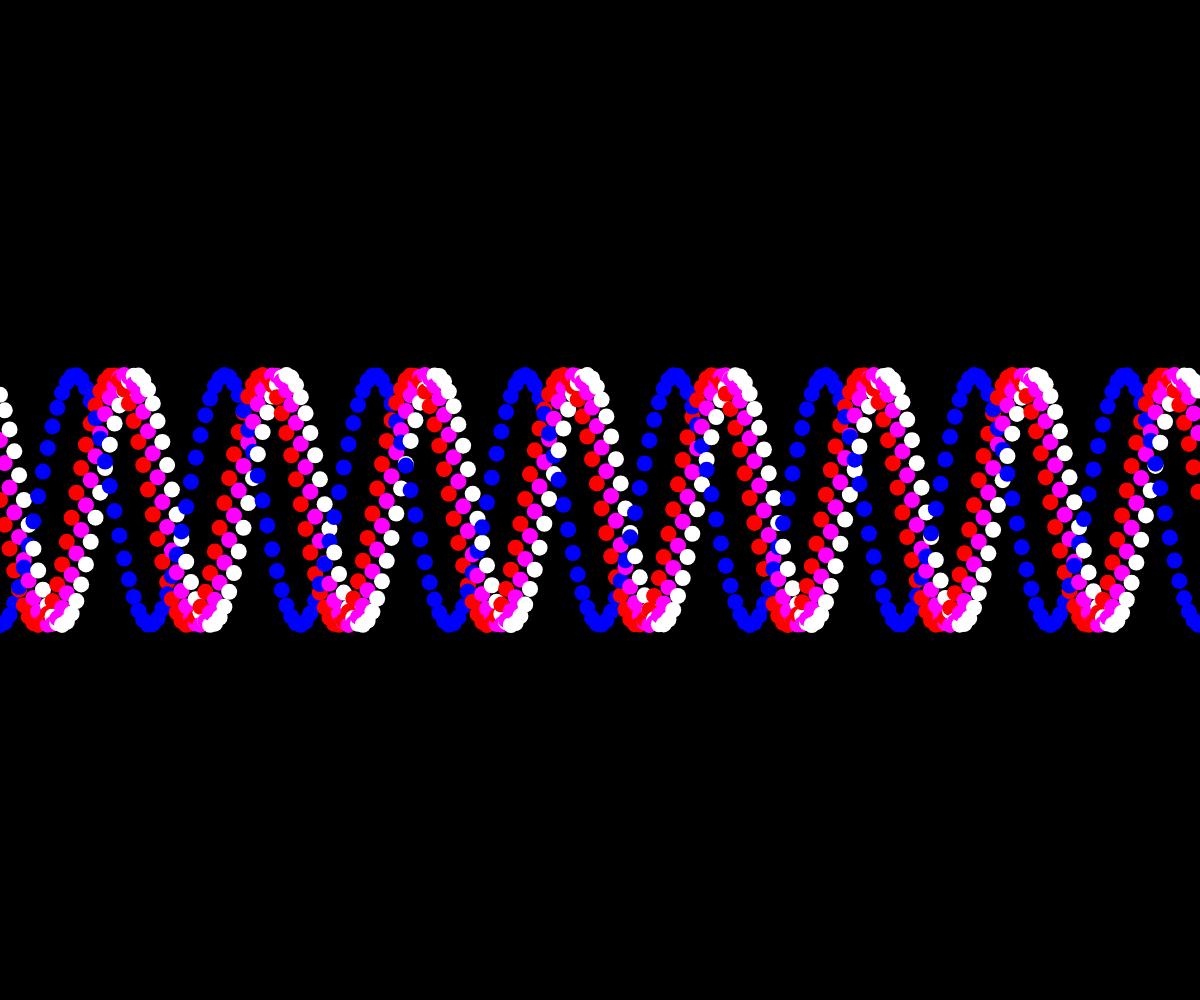
Frame 1 (no input)
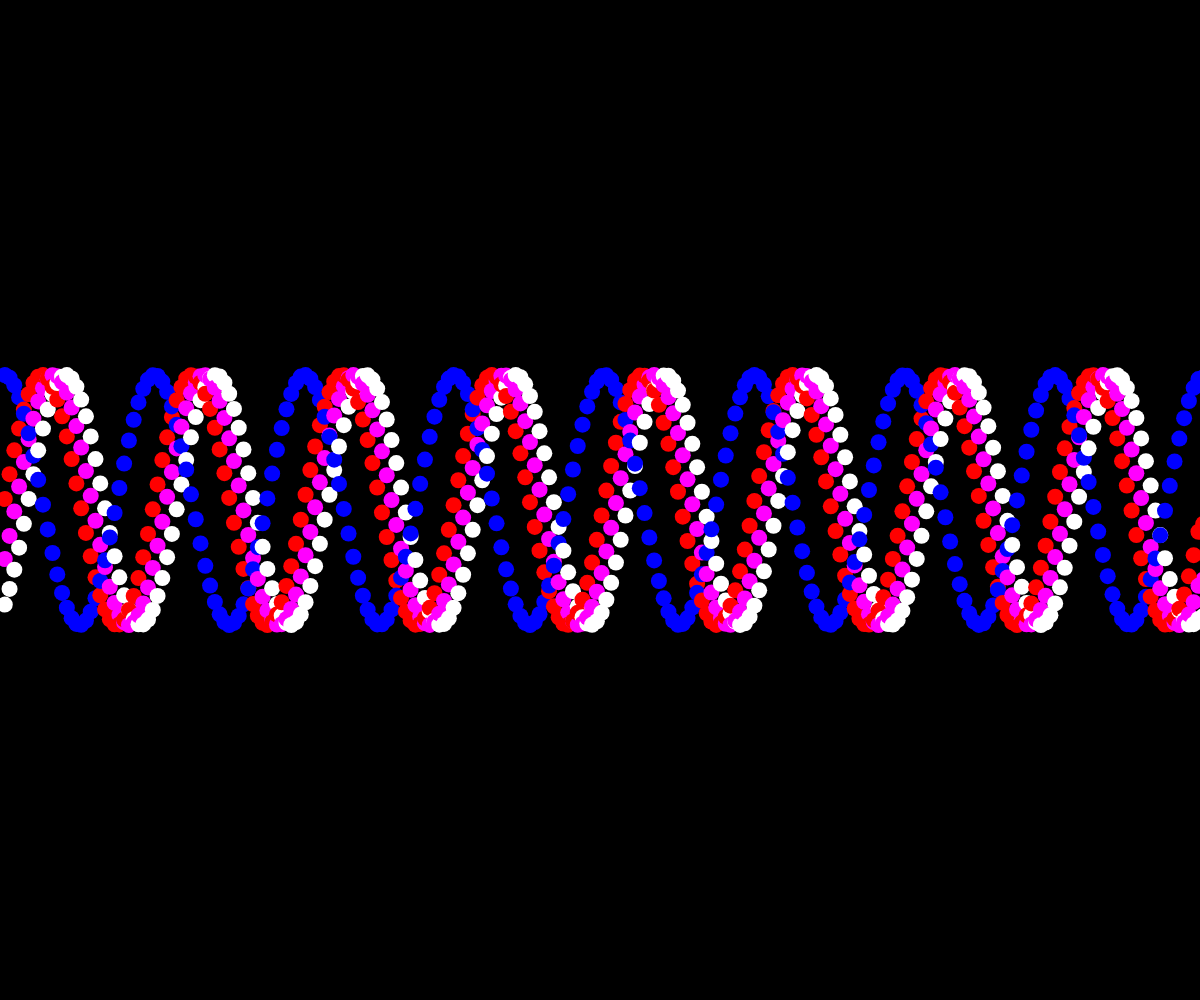
Frame 60 (no input)
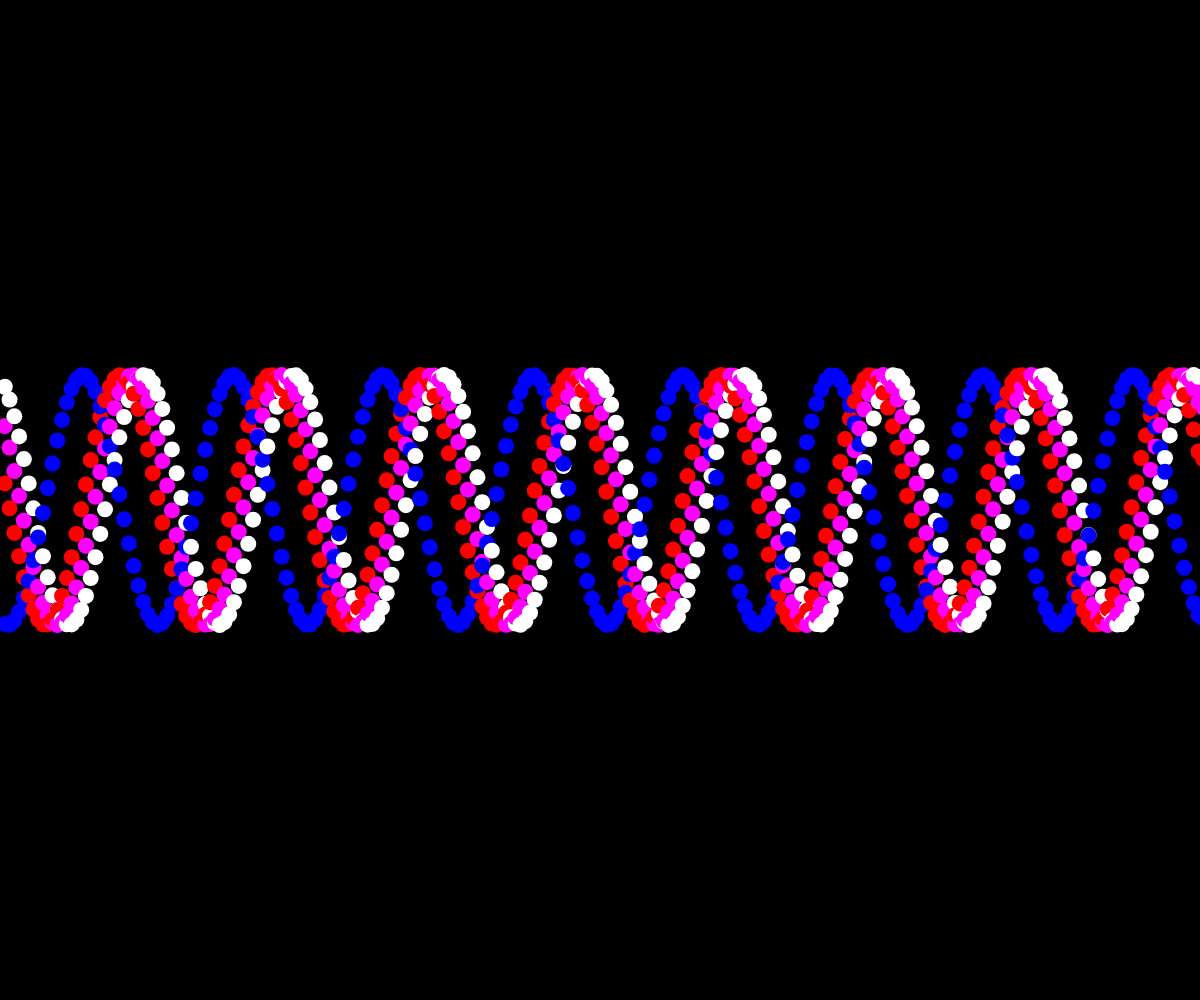
Frame 120 (the mouse pressed at the canvas centre since frame 60)

The p5.js sketch that drew these frames (run headless with seeded random() and noise() and a simulated clock; from frame 60 on, the mouse is pressed at the canvas centre):

// p5.js sketch
// ── sketch.js

    let x = 0;
    let y = 0;
    let theta = 0;
    let inc = 0.05;
    let offset = 0; //the amount offset from begining of wave
    let amplitude;
    let frequency;
    let maxAngle;

    function setup() {
        amplitude = windowHeight/8;
        frequency = windowWidth/8;
        maxAngle = (windowWidth/frequency) * TWO_PI;
        createCanvas(windowWidth, windowHeight);
        noStroke();
        
    }

function draw() {
    background(0);
    while(theta < maxAngle + offset){
        
         //sine wave 3
         y = sin(theta-1) * amplitude;
         fill(255, 255, 255);
         ellipse(x, y + height/2, 16);
        //sine wave 2
         y = sin(theta-0.5) * amplitude;
         fill(255, 0, 255);
         ellipse(x, y + height/2, 16);
        //sine wave
        y = sin(theta) * amplitude;
        fill(255, 0, 0);
        ellipse(x, y + height/2, 16);
        //cosine wave
        y = cos(theta) * amplitude;
        fill(0, 0, 255);
        ellipse(x, y + height/2, 16);

        theta += 0.2;
        x = ((theta - offset ) / maxAngle) * windowWidth;  
    }
    offset += inc;
    theta = offset;
}
